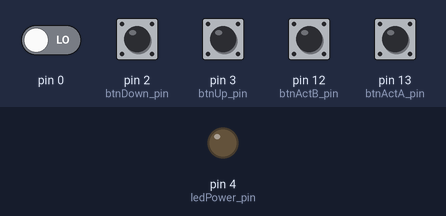
The sketch below on a simulated Arduino Uno, built with avr-gcc and run on an emulated ATmega328P. Shown: output pins drawn as LEDs (lit = HIGH). The test bench sets the inputs (shaded band); at power-on: pin 2 (btnDown_pin), pin 3 (btnUp_pin), pin 12 (btnActB_pin), pin 13 (btnActA_pin) HIGH, pin 0 LOW.

Above: at 1.2 s.
1.3 s: pin 2 (btnDown_pin) pulled LOW for 0.15 s
At 2.5 s:
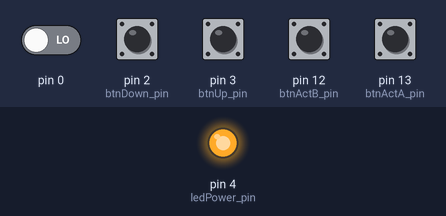
2.9 s: pin 0 driven HIGH
At 3.9 s:
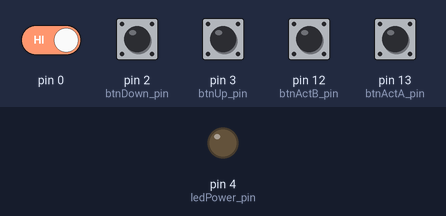
Timing chart, 0 to 5.9 s (numbered marks = the images above; inputs shaded):
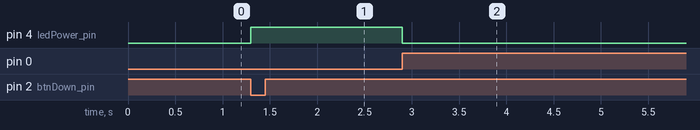

Measured:
- after the input at 1.3 s, pin 4 (ledPower_pin): LOW → HIGH at once
- after the input at 2.9 s, pin 4 (ledPower_pin): HIGH → LOW at once

The sketch:

4btnS_1LED.ino
```cpp
//Movement Push Button Pins
#define btnUp_pin 3
#define btnDown_pin 2
#define btnActA_pin 13
#define btnActB_pin 12

#define ledPower_pin 4
bool pressed = false;

void setup() {
  //Initialize Mov Pins
  pinMode(btnUp_pin, INPUT_PULLUP);
  pinMode(btnDown_pin, INPUT_PULLUP);
  pinMode(btnActA_pin, INPUT_PULLUP);
  pinMode(btnActB_pin, INPUT_PULLUP);

  pinMode(ledPower_pin, OUTPUT);
}

void loop() {
  bool btnUp = digitalRead(btnUp_pin);
  bool btnDown = digitalRead(btnDown_pin);
  bool btnActA = digitalRead(btnActA_pin);
  bool btnActB = digitalRead(btnActB_pin);

  if(btnUp == pressed){
    digitalWrite(ledPower_pin,1);
    while(!digitalRead(btnUp_pin)){
      //while still pressed, do nothing
    }
  }
  else if(btnDown == pressed){
    digitalWrite(ledPower_pin,1);
    while(!digitalRead(btnDown)){
      //while still pressed, do nothing
    }
  }
  else if(btnActA == pressed){
    digitalWrite(ledPower_pin,1);
    while(!digitalRead(btnActA)){
      //while still pressed, do nothing
    }
  }
  else if(btnActB == pressed){
    digitalWrite(ledPower_pin,1);
    while(!digitalRead(btnActB)){
      //while still pressed, do nothing
    }
  }
  else{
    digitalWrite(ledPower_pin,0);
  }
}
```
